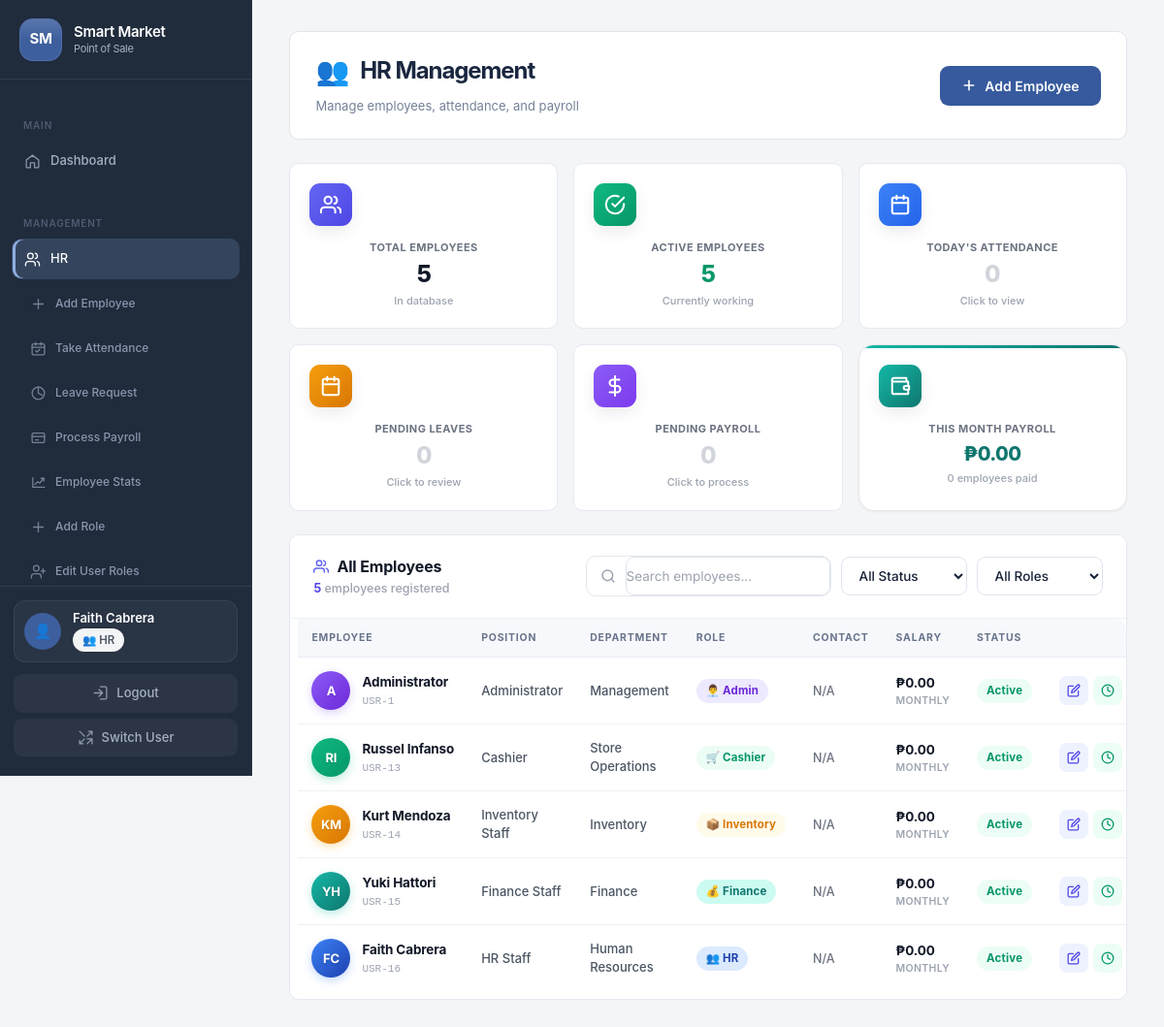
Screenshot of /hr.php (signed in) with the database file from the repository.
### tables this page shows
CREATE TABLE `employees` (
  `id` int(11) NOT NULL,
  `employee_id` varchar(20) NOT NULL,
  `first_name` varchar(100) NOT NULL,
  `last_name` varchar(100) NOT NULL,
  `email` varchar(100) DEFAULT NULL,
  `phone` varchar(20) DEFAULT NULL,
  `address` text DEFAULT NULL,
  `position` varchar(100) DEFAULT NULL,
  `department` varchar(100) DEFAULT NULL,
  `hire_date` date DEFAULT NULL,
  `salary` decimal(12,2) DEFAULT 0.00,
  `salary_type` enum('monthly','semi_monthly','daily','hourly') DEFAULT 'monthly',
  `status` enum('active','inactive','terminated') DEFAULT 'active',
  `emergency_contact_name` varchar(100) DEFAULT NULL,
  `emergency_contact_phone` varchar(20) DEFAULT NULL,
  `created_at` timestamp NOT NULL DEFAULT current_timestamp(),
  `updated_at` timestamp NOT NULL DEFAULT current_timestamp() ON UPDATE current_timestamp(),
  `role` varchar(20) DEFAULT NULL,
  `user_id` int(11) DEFAULT NULL,
  `start_date` date DEFAULT NULL,
  `contract_end_date` date DEFAULT NULL,
  `total_days_worked` int(11) DEFAULT 0,
  `shift_count` int(11) DEFAULT 0,
  `daily_rate` decimal(10,2) DEFAULT 0.00,
  `hourly_rate` decimal(10,2) DEFAULT 0.00
);

### views/pages/hr.php (the view, shortened to what the rows shown need)
<?php
switch ('hr'):
case 'hr':
                $employees = $pdo->query("
                    SELECT e.*, COALESCE(NULLIF(u.role, ''), e.role, '') AS display_role
                    FROM employees e
                    LEFT JOIN users u ON u.id = e.user_id
                        OR (e.user_id IS NULL AND e.employee_id = CONCAT('USR-', u.id))
                    ORDER BY e.employee_id
                ")->fetchAll();
                $hrStats = $hrManager->getHRStats();
                $stmt = $pdo->query("
                    SELECT
                        COUNT(*) as total_payroll,
                        COALESCE(SUM(amount), 0) as total_amount,
                        COUNT(CASE WHEN status = 'paid' THEN 1 END) as paid_count
                    FROM payroll
                    WHERE MONTH(created_at) = MONTH(CURDATE())
                    AND YEAR(created_at) = YEAR(CURDATE())
                ");
                $payrollStats = $stmt->fetch();
                ?>
                <div class="hr-page-header">
                    <div class="hr-page-header-left">
                        <h2 class="hr-page-title">
                            <span class="hr-page-icon">👥</span>
                            HR Management
                        </h2>
                        <p class="hr-page-subtitle">Manage employees, attendance, and payroll</p>
                    </div>
                    <button class="hr-btn-primary no-print" onclick="showAddEmployee()">
                        <svg width="16" height="16" viewBox="0 0 24 24" fill="none" stroke="currentColor" stroke-width="2.4" stroke-linecap="round" stroke-linejoin="round">
                            <line x1="12" y1="5" x2="12" y2="19"></line>
                            <line x1="5" y1="12" x2="19" y2="12"></line>
                        </svg>
                        Add Employee
                    </button>
                </div>
                <div class="hr-stats-grid">
                    <div class="hr-stat-card">
                        <div class="hr-stat-icon" style="background: linear-gradient(135deg, #6366F1 0%, #4F46E5 100%);">
                        </div>
                        <div class="hr-stat-label">Total Employees</div>
                        <div class="hr-stat-value"><?php echo $hrStats['total']; ?></div>
                        <div class="hr-stat-footer">In database</div>
                    </div>
                    <div class="hr-stat-card">
                        <div class="hr-stat-icon" style="background: linear-gradient(135deg, #10B981 0%, #059669 100%);">
                            <svg width="22" height="22" viewBox="0 0 24 24" fill="none" stroke="white" stroke-width="2.2" stroke-linecap="round" stroke-linejoin="round">
                                <path d="M22 11.08V12a10 10 0 1 1-5.93-9.14"></path>
                                <polyline points="22 4 12 14.01 9 11.01"></polyline>
                            </svg>
                        </div>
                        <div class="hr-stat-label">Active Employees</div>
                        <div class="hr-stat-value hr-stat-value-success"><?php echo $hrStats['active']; ?></div>
                        <div class="hr-stat-footer">Currently working</div>
                    </div>
                    <div class="hr-stat-card" onclick="showTodayAttendance()" style="cursor:pointer;">
                        <div class="hr-stat-icon" style="background: linear-gradient(135deg, #3B82F6 0%, #2563EB 100%);">
                        </div>
                        <div class="hr-stat-label">Today's Attendance</div>
                        <div class="hr-stat-value <?php echo $hrStats['attendance_today'] > 0 ? '' : 'hr-stat-value-muted'; ?>"><?php echo $hrStats['attendance_today']; ?></div>
                        <div class="hr-stat-footer">Click to view</div>
                    </div>
                    <div class="hr-stat-card" onclick="showLeaveModal()" style="cursor:pointer;">
                        <div class="hr-stat-icon" style="background: linear-gradient(135deg, #F59E0B 0%, #D97706 100%);">
                        </div>
                        <div class="hr-stat-label">Pending Leaves</div>
                        <div class="hr-stat-value <?php echo $hrStats['pending_leaves'] > 0 ? 'hr-stat-value-warning' : 'hr-stat-value-muted'; ?>"><?php echo $hrStats['pending_leaves']; ?></div>
                        <div class="hr-stat-footer">Click to review</div>
                    </div>
                    <div class="hr-stat-card" onclick="processPayroll()" style="cursor:pointer;">
                        <div class="hr-stat-icon" style="background: linear-gradient(135deg, #8B5CF6 0%, #7C3AED 100%);">
                            <svg width="22" height="22" viewBox="0 0 24 24" fill="none" stroke="white" stroke-width="2.2" stroke-linecap="round" stroke-linejoin="round">
                                <line x1="12" y1="1" x2="12" y2="23"></line>
                                <path d="M17 5H9.5a3.5 3.5 0 0 0 0 7h5a3.5 3.5 0 0 1 0 7H6"></path>
                            </svg>
                        </div>
                        <div class="hr-stat-label">Pending Payroll</div>
                        <div class="hr-stat-value <?php echo $hrStats['pending_payroll'] > 0 ? 'hr-stat-value-warning' : 'hr-stat-value-muted'; ?>"><?php echo $hrStats['pending_payroll']; ?></div>
                        <div class="hr-stat-footer">Click to process</div>
                    </div>
                    <div class="hr-stat-card hr-stat-card-highlight">
                        <div class="hr-stat-icon" style="background: linear-gradient(135deg, #14B8A6 0%, #0F766E 100%);">
                            <svg width="22" height="22" viewBox="0 0 24 24" fill="none" stroke="white" stroke-width="2.2" stroke-linecap="round" stroke-linejoin="round">
                                <path d="M21 12V7H5a2 2 0 0 1 0-4h14v4"></path>
                                <path d="M3 5v14a2 2 0 0 0 2 2h16v-5"></path>
                                <path d="M18 12a2 2 0 0 0 0 4h4v-4z"></path>
                            </svg>
                        </div>
                        <div class="hr-stat-label">This Month Payroll</div>
                        <div class="hr-stat-value hr-stat-value-teal">₱<?php echo number_format($payrollStats['total_amount'] ?? 0, 2); ?></div>
                        <div class="hr-stat-footer"><?php echo $payrollStats['paid_count'] ?? 0; ?> employees paid</div>
                    </div>
                </div>
                <div class="hr-card">
                    <div class="hr-card-header">
                        <div class="hr-card-title-wrap">
                            <div class="hr-card-title">
                                All Employees
                            </div>
                            <div class="hr-card-subtitle">
                                <span id="hrEmployeeCount"><?php echo count($employees); ?></span> <?php echo count($employees) === 1 ? 'employee' : 'employees'; ?> registered
                            </div>
                        </div>
                        <div class="hr-filters">
                            <div class="hr-search-wrap">
                                <span class="hr-search-icon">
                                    <svg width="16" height="16" viewBox="0 0 24 24" fill="none" stroke="currentColor" stroke-width="2.2" stroke-linecap="round" stroke-linejoin="round">
                                        <circle cx="11" cy="11" r="8"></circle>
                                        <line x1="21" y1="21" x2="16.65" y2="16.65"></line>
                                    </svg>
                                </span>
                                <input type="text" id="employeeSearch" placeholder="Search employees..." onkeyup="filterEmployees()" class="hr-search-input">
                            </div>
                            <select id="employeeStatusFilter" onchange="filterEmployees()" class="hr-filter-select">
                                <option value="">All Status</option>
                            </select>
                            <select id="employeeRoleFilter" onchange="filterEmployees()" class="hr-filter-select">
                                <option value="">All Roles</option>
                            </select>
                        </div>
                    </div>
                    <?php if (!empty($employees)): ?>
                    <div class="hr-table-wrap">
                        <table class="hr-table">
                            <thead>
                                <tr>
                                    <th>Employee</th>
                                    <th>Position</th>
                                    <th>Department</th>
                                    <th>Role</th>
                                    <th>Contact</th>
                                    <th>Salary</th>
                                    <th>Status</th>
                                    <th class="no-print" style="text-align:right;">Actions</th>
                                </tr>
                            </thead>
                            <tbody id="employeeTableBody">
                                <?php foreach ($employees as $emp): ?>
                                <?php $employeeRoles = getUserRoles($emp['display_role'] ?? $emp['role']); ?>
                                <?php $primaryEmployeeRole = $employeeRoles[0] ?? 'default'; ?>
                                <tr data-name="<?php echo strtolower($emp['first_name'] . ' ' . $emp['last_name']); ?>" data-status="<?php echo $emp['status']; ?>" data-role="<?php echo htmlspecialchars(implode(',', $employeeRoles)); ?>" data-id="<?php echo $emp['id']; ?>">
                                    <td>
                                        <div class="hr-name-cell">
                                            <div class="hr-avatar <?php echo htmlspecialchars($primaryEmployeeRole); ?>">
                                                <?php echo strtoupper(substr($emp['first_name'], 0, 1) . substr($emp['last_name'], 0, 1)); ?>
                                            </div>
                                            <div class="hr-name-info">
                                                <div class="hr-fullname"><?php echo htmlspecialchars($emp['first_name'] . ' ' . $emp['last_name']); ?></div>
                                                <div class="hr-empid"><?php echo htmlspecialchars($emp['employee_id']); ?></div>
                                            </div>
                                        </div>
                                    </td>
                                    <td>
                                        <span class="hr-position"><?php echo htmlspecialchars($emp['position'] ?? 'N/A'); ?></span>
                                    </td>
                                    <td>
                                        <span class="hr-department"><?php echo htmlspecialchars($emp['department'] ?? 'N/A'); ?></span>
                                    </td>
                                    <td>
                                        <?php if (!empty($employeeRoles)): ?>
                                            <?php foreach ($employeeRoles as $employeeRole): ?>
                                                <span class="hr-role-badge hr-role-<?php echo htmlspecialchars($employeeRole); ?>">
                                                    <?php echo htmlspecialchars(getRoleLabel($employeeRole)); ?>
                                                </span>
                                            <?php endforeach; ?>
                                        <?php else: ?>
                                            <span class="hr-role-badge hr-role-none">No Role</span>
                                        <?php endif; ?>
                                    </td>
                                    <td>
                                        <span class="hr-phone"><?php echo htmlspecialchars($emp['phone'] ?? 'N/A'); ?></span>
                                    </td>
                                    <td>
                                        <strong class="hr-salary">₱<?php echo number_format($emp['salary'], 2); ?></strong>
                                        <span class="hr-salary-type"><?php echo ucfirst(str_replace('_', '-', $emp['salary_type'] ?? 'monthly')); ?></span>
                                    </td>
                                    <td>
                                        <span class="hr-status-badge hr-status-<?php echo $emp['status']; ?>">
                                            <?php echo ucfirst($emp['status']); ?>
                                        </span>
                                    </td>
                                    <td class="no-print" style="text-align:right;">
                                        <div class="hr-actions">
                                            <button class="hr-action-btn hr-action-edit" onclick="editEmployee(<?php echo $emp['id']; ?>)" title="Edit">
                                                <svg width="14" height="14" viewBox="0 0 24 24" fill="none" stroke="currentColor" stroke-width="2.2" stroke-linecap="round" stroke-linejoin="round">
                                                    <path d="M11 4H4a2 2 0 0 0-2 2v14a2 2 0 0 0 2 2h14a2 2 0 0 0 2-2v-7"></path>
                                                    <path d="M18.5 2.5a2.121 2.121 0 0 1 3 3L12 15l-4 1 1-4 9.5-9.5z"></path>
                                                </svg>
                                            </button>
                                            <button class="hr-action-btn hr-action-clockin" onclick="clockIn(<?php echo $emp['id']; ?>)" title="Clock In">
                                                <svg width="14" height="14" viewBox="0 0 24 24" fill="none" stroke="currentColor" stroke-width="2.2" stroke-linecap="round" stroke-linejoin="round">
                                                    <circle cx="12" cy="12" r="10"></circle>
                                                    <polyline points="12 6 12 12 16 14"></polyline>
                                                </svg>
                                            </button>
                                        </div>
                                    </td>
                                </tr>
                                <?php endforeach; ?>
                            </tbody>
                        </table>
                    </div>
                    <?php endif; ?>
                </div>
                <?php
break;
endswitch;

### rows the page displays
employees: id "5", first_name+last_name "FC", first_name+last_name "Faith Cabrera", employee "USR-16", position "HR Staff", department "Human Resources", employeeRole "👥 HR", phone "N/A", salary "0.00", salary_type "MONTHLY", status "Active"
employees: first_name+last_name "A", first_name+last_name "Administrator", employee "USR-1", position "Administrator", department "Management", employeeRole "👨‍💼 Admin", phone "N/A", salary "0.00", salary_type "MONTHLY", status "Active"
employees: first_name+last_name "RI", first_name+last_name "Russel Infanso", employee "USR-13", position "Cashier", department "Store Operations", employeeRole "🛒 Cashier", phone "N/A", salary "0.00", salary_type "MONTHLY", status "Active"
employees: first_name+last_name "KM", first_name+last_name "Kurt Mendoza", employee "USR-14", position "Inventory Staff", department "Inventory", employeeRole "📦 Inventory", phone "N/A", salary "0.00", salary_type "MONTHLY", status "Active"
employees: first_name+last_name "YH", first_name+last_name "Yuki Hattori", employee "USR-15", position "Finance Staff", department "Finance", employeeRole "💰 Finance", phone "N/A", salary "0.00", salary_type "MONTHLY", status "Active"

### other values shown
$store_name "Smart Market"
$_SESSION['full_name'] "Faith Cabrera"
getRoleLabel($_SESSION['role']) "👥 HR"
$hrStats['attendance_today'] "0"
$hrStats['pending_leaves'] "0"
$hrStats['pending_payroll'] "0"
$payrollStats['total_amount'] "0.00"
$payrollStats['paid_count'] "0"
count($employees) "5"
